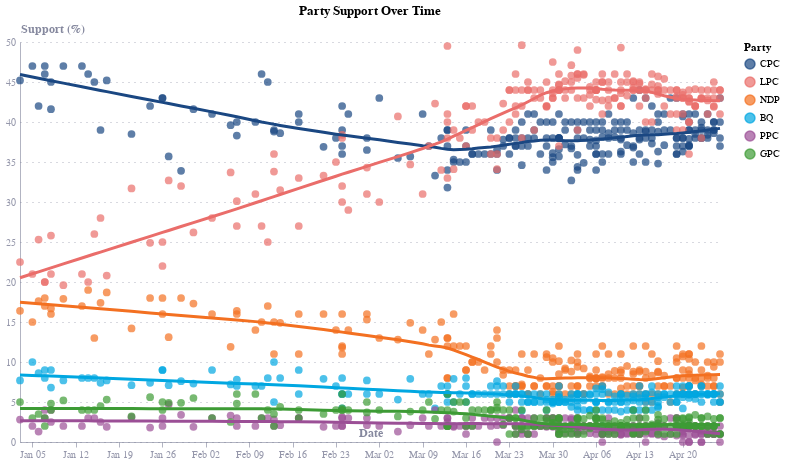

Notebook code for this chart:
### Code cell


### Figure 1 — Vega-Lite specification as saved in the notebook (floating-point values rounded to 4 significant figures; data arrays with more than 128 entries replaced by an {"elided": "..."} marker saying what was removed)
{"config": {"font": "Circular Std", "mark": {"line": {"interpolate": "monotone"}}, "view": {"stroke": "transparent", "width": 400, "height": 300}, "range": {"category": ["hsl(179, 54%, 46%)", "hsl(347, 80%, 52%)", "hsl(43, 89%, 61%)", "hsl(206, 100%, 34%)", "#00A767", "#179FDB", "#EB5C2E"], "diverging": ["#E6224B", "#E54753", "#C9C9C9", "#179FDB", "#122B39"], "heatmap": ["#C9C9C9", "#179FDB", "#0063AF", "#122B39"], "ordinal": ["#00A767", "#36B7B4", "#179FDB", "#0063AF", "#243B5A"]}, "axisX": {"domainColor": "#676A86", "domainOpacity": 0.5, "grid": false, "labelAngle": 0, "labelColor": "#676A86", "labelOpacity": 0.7, "orient": "bottom", "tickColor": "#676A86", "tickCount": 10, "tickOpacity": 0.5, "title": false, "titleAlign": "center", "titleAnchor": "middle", "titleColor": "#676A86", "titleFontSize": 12, "titleOpacity": 0.8, "titleY": -15}, "axisY": {"domainColor": "#676A86", "domainOpacity": 0.5, "gridColor": "#676A86", "gridDash": [1, 5], "gridOpacity": 0.5, "labelColor": "#676A86", "labelOpacity": 0.7, "labelPadding": 5, "tickColor": "#676A86", "tickCount": 8, "tickOpacity": 0.5, "ticks": false, "titleAlign": "left", "titleAngle": 0, "titleBaseline": "bottom", "titleColor": "#676A86", "titleFontSize": 12, "titleOpacity": 0.8, "titleX": 0, "titleY": -7}}, "layer": [{"mark": {"type": "circle", "size": 60}, "encoding": {"color": {"field": "party", "scale": {"domain": ["CPC", "LPC", "NDP", "BQ", "PPC", "GPC"], "range": ["#1A4782", "#EA6D6A", "#F37021", "#00A7E1", "#9B4F96", "#3D9B35"]}, "title": "Party", "type": "nominal"}, "tooltip": [{"field": "firm", "title": "Firm", "type": "nominal"}, {"field": "party", "title": "Party", "type": "nominal"}, {"field": "date", "title": "Date", "type": "temporal"}, {"field": "value", "title": "Support (%)", "type": "quantitative"}], "x": {"field": "date", "title": "Date", "type": "temporal"}, "y": {"field": "value", "title": "Support (%)", "type": "quantitative"}}}, {"mark": {"type": "line", "size": 3}, "encoding": {"color": {"field": "party", "scale": {"domain": ["CPC", "LPC", "NDP", "BQ", "PPC", "GPC"], "range": ["#1A4782", "#EA6D6A", "#F37021", "#00A7E1", "#9B4F96", "#3D9B35"]}, "title": "Party", "type": "nominal"}, "x": {"field": "date", "title": "Date", "type": "temporal"}, "y": {"field": "value", "title": "Support (%)", "type": "quantitative"}}, "transform": [{"loess": "value", "on": "date", "groupby": ["party"]}]}], "data": {"name": "data-7a0367fdece8beb5cfc3fc4fe1cf1417"}, "height": 400, "title": "Party Support Over Time", "width": 700, "$schema": "https://vega.github.io/schema/vega-lite/v5.20.1.json", "datasets": {"data-7a0367fdece8beb5cfc3fc4fe1cf1417": {"elided": "1344 records"}}}
